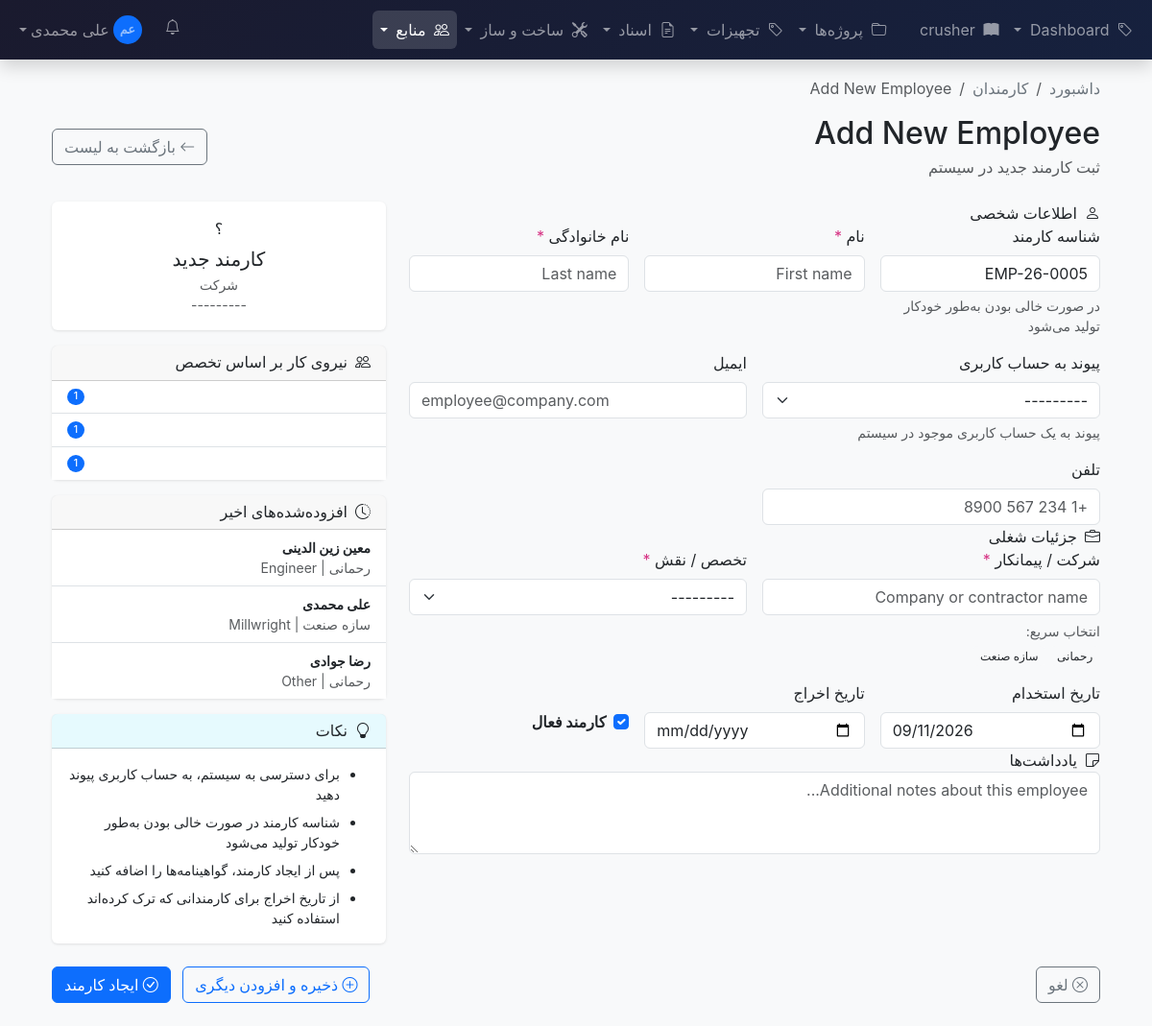
/resources/employees/create/ (signed in), run on the app's committed database.
### resources/models.py (models this page shows, shortened)
class Employee(models.Model):
	class Trade(models.TextChoices):
		MILLWRIGHT = 'MLWR', 'Millwright'
		ELECTRICIAN = 'ELEC', 'Electrician'
		WELDER = 'WELD', 'Welder'
		PIPE_FITTER = 'PIPE', 'Pipe Fitter'
		INSTRUMENT_TECH = 'INST', 'Instrument Technician'
		RIGGER = 'RIGG', 'Rigger'
		SUPERVISOR = 'SUPV', 'Supervisor'
		ENGINEER = 'ENGR', 'Engineer'
		SAFETY_OFFICER = 'SAFE', 'Safety Officer'
		LABORER = 'LAB', 'Laborer'
		OPERATOR = 'OPER', 'Operator'
		OTHER = 'OTHR', 'Other'
	user = models.OneToOneField(
			User, on_delete=models.SET_NULL, null=True, blank=True,
			related_name='employee_profile'
			)
	employee_id = models.CharField(max_length=50, unique=True)
	first_name = models.CharField(max_length=100)
	last_name = models.CharField(max_length=100)
	company = models.CharField(max_length=255, help_text="Contractor or employer name")
	trade = models.CharField(max_length=5, choices=Trade.choices)
	contractor=models.ForeignKey('Company', on_delete=models.SET_NULL, null=True)
	phone = models.CharField(max_length=50, blank=True)
	email = models.EmailField(blank=True)
	is_active = models.BooleanField(default=True)
	hire_date = models.DateField(null=True, blank=True)
	termination_date = models.DateField(null=True, blank=True)
	notes = models.TextField(blank=True)
	created_at = models.DateTimeField(auto_now_add=True)
	updated_at = models.DateTimeField(auto_now=True)
	class Meta:
		ordering = ['last_name', 'first_name']
		verbose_name = 'Employee'
		verbose_name_plural = 'Employees'
	@property
	def full_name(self):
		return f"{self.first_name} {self.last_name}"

### resources/views.py (the view, shortened to what this page needs)
# urls.py: path('employees/create/', EmployeeCreateView.as_view(), name='employee_create'),
class EmployeeCreateView(LoginRequiredMixin, generic.CreateView):
	model = Employee
	form_class = EmployeeForm
	template_name = 'rtl/resources/employee_form.html'
	success_message = "Employee '%(first_name)s %(last_name)s' was created successfully."
	def get_initial(self):
		initial = super().get_initial()
		company = self.request.GET.get('company')
		if company:
			initial['company'] = company
		trade = self.request.GET.get('trade')
		if trade:
			initial['trade'] = trade
		initial['is_active'] = True
		initial['hire_date'] = timezone.now().date()
		initial['employee_id'] = self.generate_employee_id()
		return initial
	def get_context_data(self, **kwargs):
		context = super().get_context_data(**kwargs)
		context['is_create'] = True
		context['page_title'] = 'Add New Employee'
		context['recent_employees'] = Employee.objects.order_by('-created_at')[:5]
		context['trade_stats'] = Employee.objects.values('trade').annotate(
				count=Count('id')
				).order_by('trade')
		context['companies'] = Employee.objects.values_list(
				'company', flat=True
				).distinct().order_by('company')
		return context
	def generate_employee_id(self):
		prefix = 'EMP'
		year = timezone.now().strftime('%y')
		last_employee = Employee.objects.filter(
				employee_id__startswith=f'{prefix}-{year}'
				).order_by('-employee_id').first()
		if last_employee:
			try:
				last_num = int(last_employee.employee_id.split('-')[-1])
				new_num = last_num + 1
			except (ValueError, IndexError):
				new_num = 1
		else:
			new_num = 1
		return f'{prefix}-{year}-{new_num:04d}'

### kmes/context_processors.py (called while the page is built, shortened)
def notifications_processor(request):
	context = {
			'notifications': [],
			'notifications_count': 0,
			}
	if request.user.is_authenticated:
		try:
			from documents.models import DocumentShare
			unread_shares = DocumentShare.objects.filter(
					shared_with=request.user,
					is_accessed=False
					).count()
		except:
			pass
		try:
			from resources.models import Timesheet
			pending_timesheets = Timesheet.objects.filter(
					is_approved=False
					).count()
		except:
			pass
		try:
			from commissioning.models import PunchItem
			open_punches = PunchItem.objects.filter(
					status__in=['OPEN', 'IPRO']
					).count()
		except:
			pass
		context['notifications_count'] = len(context['notifications'])
	return context

### templates/rtl/resources/employee_form.html (shortened to what this page needs)
{% extends 'rtl/base.html' %}
{% load static %}
{% block content %}
<div class="container-fluid py-4" dir="rtl">
  <nav aria-label="breadcrumb" class="mb-3">
    <ol class="breadcrumb">
      <li class="breadcrumb-item"><a href="{% url 'dashboard' %}">داشبورد</a></li>
      <li class="breadcrumb-item"><a href="#">کارمندان</a></li>
      <li class="breadcrumb-item active">{{ page_title }}</li>
    </ol>
  </nav>
  <div class="d-flex justify-content-between align-items-center mb-4">
    <div>
      <h1 class="h2 mb-1">{{ page_title }}</h1>
      <p class="text-muted mb-0">
        {% if is_create %}
        ثبت کارمند جدید در سیستم
        {% else %}
        به‌روزرسانی اطلاعات کارمند
        {% endif %}
      </p>
    </div>
    <div>
      <a href="#" class="btn btn-outline-secondary">
        <i class="bi bi-arrow-left"></i> بازگشت به لیست
      </a>
    </div>
  </div>
  <form method="post" novalidate id="employeeForm">
    <div class="row">
      <div class="col-lg-8">
        <div class="form-section">
          <div class="form-section-title">
            <i class="bi bi-person me-2"></i>اطلاعات شخصی
          </div>
          <div class="row g-3">
            <div class="col-md-4">
              <label for="{{ form.employee_id.id_for_label }}" class="form-label">
                شناسه کارمند
              </label>
              {{ form.employee_id }}
              <div class="form-text">در صورت خالی بودن به‌طور خودکار تولید می‌شود</div>
            </div>
            <div class="col-md-4">
              <label for="{{ form.first_name.id_for_label }}" class="form-label required-field">
                نام
              </label>
              {{ form.first_name }}
            </div>
            <div class="col-md-4">
              <label for="{{ form.last_name.id_for_label }}" class="form-label required-field">
                نام خانوادگی
              </label>
              {{ form.last_name }}
            </div>
            <div class="col-md-6">
              <label for="{{ form.user.id_for_label }}" class="form-label">
                پیوند به حساب کاربری
              </label>
              {{ form.user }}
              <div class="form-text">پیوند به یک حساب کاربری موجود در سیستم</div>
            </div>
            <div class="col-md-6">
              <label for="{{ form.email.id_for_label }}" class="form-label">
                ایمیل
              </label>
              {{ form.email }}
            </div>
            <div class="col-md-6">
              <label for="{{ form.phone.id_for_label }}" class="form-label">
                تلفن
              </label>
              {{ form.phone }}
            </div>
          </div>
        </div>
        <div class="form-section">
          <div class="form-section-title">
            <i class="bi bi-briefcase me-2"></i>جزئیات شغلی
          </div>
          <div class="row g-3">
            <div class="col-md-6">
              <label for="{{ form.company.id_for_label }}" class="form-label required-field">
                شرکت / پیمانکار
              </label>
              {{ form.company }}
              <div class="mt-1">
                <small class="text-muted">انتخاب سریع:</small>
                <div class="d-flex flex-wrap gap-1 mt-1">
                  {% for company in companies|slice:":8" %}
                  <span class="badge bg-light text-dark company-badge"
                        onclick="document.getElementById('{{ form.company.id_for_label }}').value='{{ company }}'">
                                        {{ company }}
                                    </span>
                  {% endfor %}
                </div>
              </div>
            </div>
            <div class="col-md-6">
              <label for="{{ form.trade.id_for_label }}" class="form-label required-field">
                تخصص / نقش
              </label>
              {{ form.trade }}
            </div>
            <div class="col-md-4">
              <label for="{{ form.hire_date.id_for_label }}" class="form-label">
                تاریخ استخدام
              </label>
              {{ form.hire_date }}
            </div>
            <div class="col-md-4">
              <label for="{{ form.termination_date.id_for_label }}" class="form-label">
                تاریخ اخراج
              </label>
              {{ form.termination_date }}
            </div>
            <div class="col-md-4 d-flex align-items-end">
              <div class="form-check mb-3">
                {{ form.is_active }}
                <label class="form-check-label" for="{{ form.is_active.id_for_label }}">
                  <strong>کارمند فعال</strong>
                </label>
              </div>
            </div>
          </div>
        </div>
        <div class="form-section">
          <div class="form-section-title">
            <i class="bi bi-sticky me-2"></i>یادداشت‌ها
          </div>
          {{ form.notes }}
        </div>
      </div>
      <div class="col-lg-4">
        <div class="card mb-3">
          <div class="card-body text-center">
            <div class="employee-avatar-preview mb-2" id="avatarPreview">
              <span id="avatarInitials">؟</span>
            </div>
            <h5 id="previewName" class="mb-1">کارمند جدید</h5>
            <p id="previewCompany" class="text-muted small mb-0">شرکت</p>
            <p id="previewTrade" class="text-muted small mb-0">تخصص</p>
          </div>
        </div>
        {% if trade_stats %}
        <div class="card mb-3">
          <div class="card-header">
            <h6 class="mb-0"><i class="bi bi-people me-2"></i>نیروی کار بر اساس تخصص</h6>
          </div>
          <div class="card-body p-0">
            <div class="list-group list-group-flush">
              {% for stat in trade_stats %}
              <div class="list-group-item d-flex justify-content-between align-items-center small">
                <span class="badge bg-primary rounded-pill">{{ stat.count }}</span>
              </div>
              {% endfor %}
            </div>
          </div>
        </div>
        {% endif %}
        {% if recent_employees %}
        <div class="card mb-3">
          <div class="card-header">
            <h6 class="mb-0"><i class="bi bi-clock-history me-2"></i>افزوده‌شده‌های اخیر</h6>
          </div>
          <div class="card-body p-0">
            <div class="list-group list-group-flush">
              {% for emp in recent_employees %}
              <div class="list-group-item small">
                <strong>{{ emp.full_name }}</strong>
                <br>
                <span class="text-muted">{{ emp.company }} | {{ emp.get_trade_display }}</span>
              </div>
              {% endfor %}
            </div>
          </div>
        </div>
        {% endif %}
        <div class="card">
          <div class="card-header bg-info bg-opacity-10">
            <h6 class="mb-0"><i class="bi bi-lightbulb me-2"></i>نکات</h6>
          </div>
          <div class="card-body small">
            <ul class="mb-0">
              <li class="mb-2">برای دسترسی به سیستم، به حساب کاربری پیوند دهید</li>
              <li class="mb-2">شناسه کارمند در صورت خالی بودن به‌طور خودکار تولید می‌شود</li>
              <li class="mb-2">پس از ایجاد کارمند، گواهینامه‌ها را اضافه کنید</li>
              <li>از تاریخ اخراج برای کارمندانی که ترک کرده‌اند استفاده کنید</li>
            </ul>
          </div>
        </div>
      </div>
    </div>
    <div class="d-flex justify-content-between align-items-center mt-4">
      <div>
        <a href="#" class="btn btn-outline-secondary">
          <i class="bi bi-x-circle"></i> لغو
        </a>
      </div>
      <div>
        <button type="submit" name="save_add_another" class="btn btn-outline-primary">
          <i class="bi bi-plus-circle"></i> ذخیره و افزودن دیگری
        </button>
        <button type="submit" class="btn btn-primary ms-2">
          <i class="bi bi-check-circle"></i>
          {% if is_create %}ایجاد کارمند{% else %}ذخیره تغییرات{% endif %}
        </button>
      </div>
    </div>
  </form>
</div>
{% endblock %}

### templates/rtl/navbar.html (shortened to what this page needs)
{% load static %}
<nav class="navbar navbar-expand-lg navbar-dark bg-dark fixed-top shadow">
  <div class="container-fluid">
    <div class="collapse navbar-collapse" id="mainNavbar">
      <ul class="navbar-nav me-auto mb-2 mb-lg-0">
        <li class="nav-item dropdown">
          <a class="nav-link dropdown-toggle {% if 'equipment_tag' in request.resolver_match.url_name %}active{% endif %}"
             href="#" role="button" data-bs-toggle="dropdown">
            <i class="bi bi-tag me-1"></i> Dashboard
          </a>
        </li>
        <li class="nav-item">
          <a style="max-height: 40px; width: 117px;" class="nav-link {% if request.resolver_match.url_name == 'manual' %}active{% endif %}"
             href="{% url 'core:drawing_detail' 1 %}">
            <i class="bi bi-book-fill me-1" style="max-width: 90px;" ></i> crusher
          </a>
        </li>
        <li class="nav-item dropdown">
          <a class="nav-link dropdown-toggle {% if 'project' in request.resolver_match.url_name or 'area' in request.resolver_match.url_name or 'system' in request.resolver_match.url_name %}active{% endif %}"
             href="#" role="button" data-bs-toggle="dropdown">
            <i class="bi bi-folder me-1"></i> پروژه‌ها
          </a>
        </li>
        <li class="nav-item dropdown">
          <a class="nav-link dropdown-toggle {% if 'equipment_tag' in request.resolver_match.url_name or 'equipment-tag' in request.resolver_match.url_name%}active{% endif %}"
             href="#" role="button" data-bs-toggle="dropdown">
            <i class="bi bi-tag me-1"></i> تجهیزات
          </a>
        </li>
        <li class="nav-item dropdown">
          <a class="nav-link dropdown-toggle {% if 'document' in request.resolver_match.url_name %}active{% endif %}"
             href="#" role="button" data-bs-toggle="dropdown">
            <i class="bi bi-file-earmark-text me-1"></i> اسناد
          </a>
        </li>
        <li class="nav-item dropdown">
          <a class="nav-link dropdown-toggle {% if 'work_package' in request.resolver_match.url_name or 'daily_report' in request.resolver_match.url_name %}active{% endif %}"
             href="#" role="button" data-bs-toggle="dropdown">
            <i class="bi bi-tools me-1"></i> ساخت و ساز
          </a>
        </li>
        <li class="nav-item dropdown">
          <a class="nav-link dropdown-toggle {% if 'employee' in request.resolver_match.url_name or 'timesheet' in request.resolver_match.url_name or 'tool' in request.resolver_match.url_name %}active{% endif %}"
             href="#" role="button" data-bs-toggle="dropdown">
            <i class="bi bi-people me-1"></i> منابع
          </a>
        </li>
      </ul>
      <ul class="navbar-nav ms-auto">
        <li class="nav-item dropdown me-2">
          <a class="nav-link position-relative" href="#" role="button" data-bs-toggle="dropdown">
            <i class="bi bi-bell"></i>
          </a>
        </li>
        <li class="nav-item dropdown">
          <a class="nav-link dropdown-toggle d-flex align-items-center" href="#" role="button" data-bs-toggle="dropdown">
            <div class="rounded-circle bg-primary d-flex align-items-center justify-content-center me-1"
                 style="width: 30px; height: 30px; font-size: 0.8rem; font-weight: 600;">
              {{ request.user.first_name|first|upper }}{{ request.user.last_name|first|upper }}
            </div>
            <span class="d-none d-lg-inline">{{ request.user.get_full_name|default:request.user.username }}</span>
          </a>
        </li>
      </ul>
    </div>
  </div>
</nav>
<div style="height: 56px;"></div>

### templates/rtl/base.html (style rules this page uses)
.required-field::after { content: " *"; color: #d63384; }
body { background-color: #f5f6fa; font-family: -apple-system, BlinkMacSystemFont, 'Segoe UI', Roboto, 'Helvetica Neue', Arial, sans-serif; }
.navbar-dark.bg-dark { background: linear-gradient(135deg, #1a1a2e 0%, #16213e 100%) !important; }
.navbar .nav-link { padding: 0.5rem 0.75rem; border-radius: 0.375rem; transition: all 0.15s; }
.navbar .nav-link.active { background: rgba(255,255,255,0.15); }
.breadcrumb { background: transparent; padding: 0; margin-bottom: 0; }
.breadcrumb-item a { color: #6c757d; text-decoration: none; }
.card { border: none; box-shadow: 0 1px 3px rgba(0,0,0,0.1); }
.btn { font-weight: 500; }
.badge { font-weight: 500; }
.form-control, .form-select { border-radius: 0.375rem; }

### data on the page
Employee: full_name "معین زین الدینی", company "رحمانی", trade "Engineer"
Employee: full_name "علی محمدی", company "سازه صنعت", trade "Millwright"
Employee: full_name "رضا جوادی", company "رحمانی", trade "Other"

### other printed values
{{ request.user.first_name|first|upper }} "ع"
{{ request.user.last_name|first|upper }} "م"
{{ request.user.get_full_name|default:request.user.username }} "علی محمدی"
{{ page_title }} "Add New Employee"
{{ company }} "رحمانی" "سازه صنعت"
{{ stat.count }} "1" "1" "1"
